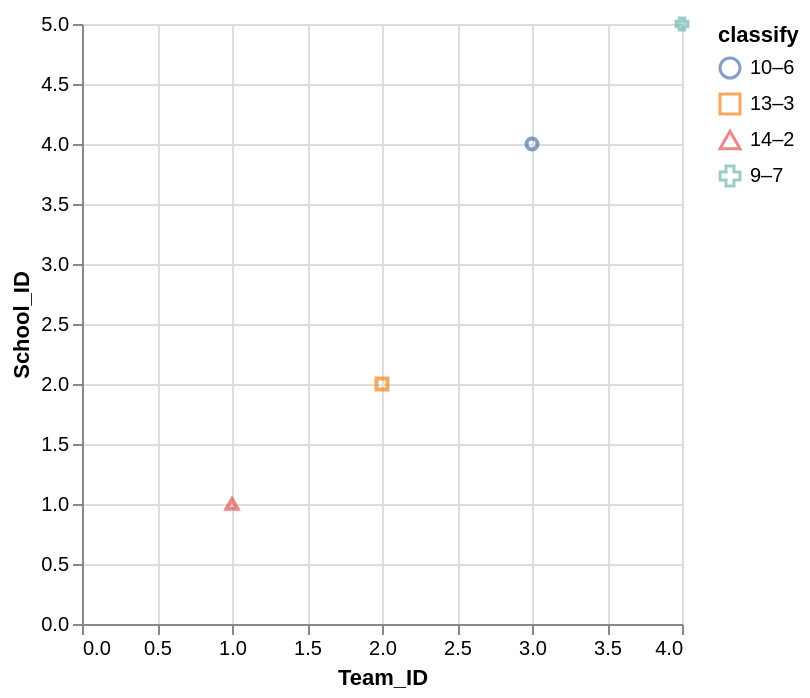

Write the Vega-Lite specification saved for this chart.
### Vega-Lite specification from a JSON file in a GitHub repository (floating-point values rounded to 4 significant figures)
{"data": {"values": [{"x_data": 3, "y_data": 4, "classify": "10–6"}, {"x_data": 2, "y_data": 2, "classify": "13–3"}, {"x_data": 1, "y_data": 1, "classify": "14–2"}, {"x_data": 4, "y_data": 5, "classify": "9–7"}]}, "mark": "point", "encoding": {"x": {"field": "x_data", "type": "quantitative", "title": "Team_ID", "scale": {"zero": "false"}}, "y": {"field": "y_data", "type": "quantitative", "title": "School_ID", "scale": {"zero": "false"}}, "color": {"field": "classify", "type": "nominal"}, "shape": {"field": "classify", "type": "nominal"}}}
